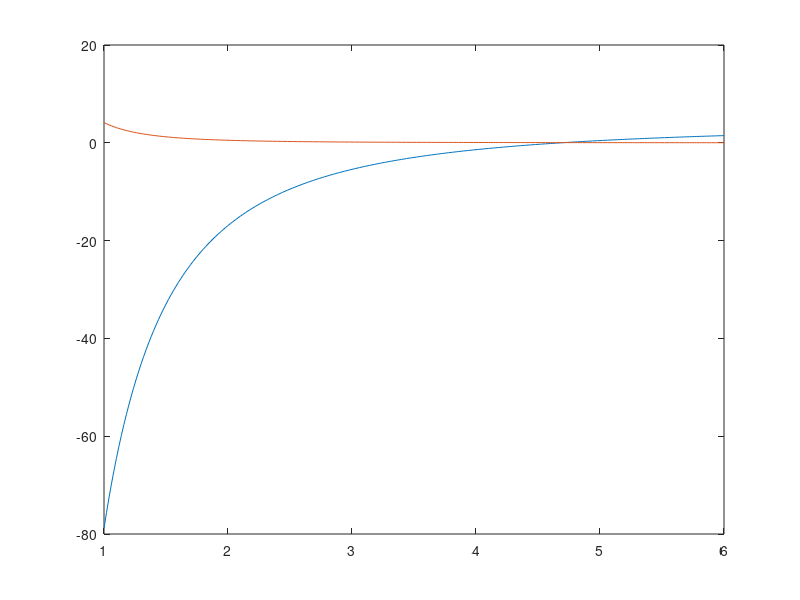

This figure's MATLAB source:
clear all
close all
clc

epsinf = 3.77;
gamma = 0.05;
wp = 9.1;

omega = linspace(1,6,251);

epsilon = epsinf - (wp^2)./(omega.^2 + 1i.*gamma.*omega);
epsr = real(epsilon);
epsi = imag(epsilon);
epsmag = sqrt(epsr.^2 + epsi.^2);

n = sqrt((epsmag + epsr)/2);
k = sqrt((epsmag - epsr)/2);

plot(omega,epsr,omega,epsi)

thing_to_save = [omega',n',k'];
save('silver_normal.dat','thing_to_save','-ascii')
